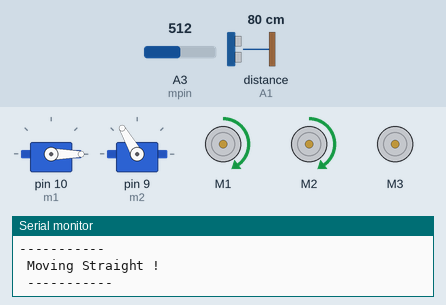
Simulated run of this sketch. Board: Arduino Uno, built with avr-gcc and run on an emulated ATmega328P. Parts: 2 × servo, 3 × DC motor (green arrow = forward, orange = backward, longer = faster), the last lines printed to the serial monitor. Wiring (inferred from the names in the program): ultrasonic range finder: trigger A0; echo A1. The inputs (shaded band) are chosen by the test bench; at power-on: distance to the obstacle (sensor on A1) 80 cm, A3 (mpin) = 512. The echo pulse lasts 58.3 µs per cm.

Above: at 1.2 s.
1.3 s: distance to the obstacle (sensor on A1) set to 50 cm
4.0 s: distance to the obstacle (sensor on A1) set to 41 cm
At 5.9 s:
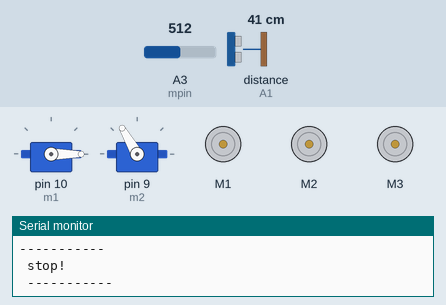
At 9.8 s:
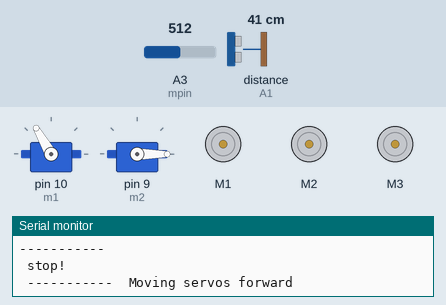
10.1 s: A3 (mpin) set to 962
14.2 s: A3 (mpin) set to 979
At 25.9 s:
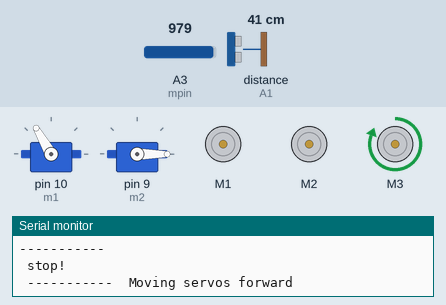
Timing chart, 0 to 27.6 s (numbered marks = the images above; inputs shaded):
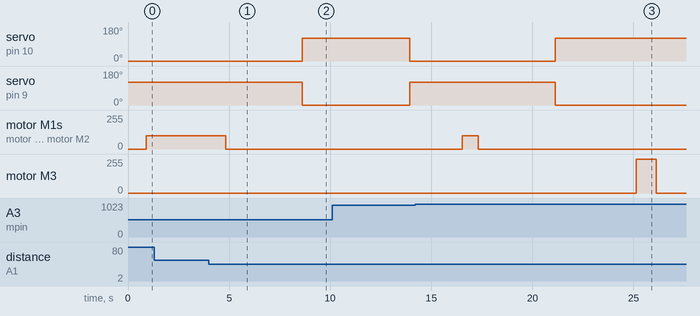

The sketch:

plantwateringsenddata.ino
```cpp
#include <AFMotor.h> // For adding the library of shield
#include <Servo.h>
#include <Wire.h>  // Include Wire library for I2C

int pos; // Variable that will define the position of servos
const int trigPin1 = A0; // Defines the trig pin of ultrasonic sensor 1st
const int echoPin1 = A1; // Defines the echo pin of ultrasonic sensor 1st
// const int trigPin1=A2; // Defines the trig pin of ultrasonic sensor 2nd
// const int echoPin1=A3; // Defines the echo pin of ultrasonic sensor 2nd
int mpin = A3; // Defines the pin of moisture sensor pin
int mout; // Variable to store the value given by moisture sensor
long duration, duration1; // Variable that stores the duration value given by ultrasonic sensor
int distance, distance1; // Variable that stores the distance value calculated by the formula

AF_DCMotor motor1(1, MOTOR12_1KHZ);
AF_DCMotor motor2(2, MOTOR12_1KHZ);
// Defines the frequency which will be given to motor 1
// AF_DCMotor motor2(2, MOTOR12_1KHZ); // Defines the frequency which will be given to motor 2
AF_DCMotor motor3(3, MOTOR12_1KHZ);
Servo m1;  // Variable of servo motor 1
Servo m2; // Variable of servo motor 2

void Stop() {
  Serial.print("-----------  \n stop!\n -----------  ");
  motor1.run(RELEASE);
  motor2.run(RELEASE);
}

void Forward() {
  Serial.print("-----------  \n Moving Straight !\n -----------  ");
  delay(100);
  motor1.run(FORWARD);
  motor2.run(FORWARD);
}

void servoF() {
  Serial.println("Moving servos forward");
   delay(2300);
  // for (pos=0;pos<=120;pos+=1){
    //m1.write(pos); m2.write(120-pos);
   //}
  m1.write(120);
  // Move servo m1 to 120 degrees
  m2.write(0);
    // Move servo m2 to 0 degrees
  delay(1500);   // Delay to allow the servos to move
}

void servoB() {
  Serial.println("Moving servos back");
    delay(2300);
//for(pos=120;pos>=0;pos-=1) { { m1.write(pos); m2.write(120-pos); } delay(30);
  m1.write(0);
 // Move servo m1 to 0 degrees
 m2.write(120); // Move servo m2 to 120 degrees
  delay(1500);   // Delay to allow the servos to move
}


void setup() {
  Serial.begin(115200); // Starts serial communication with the Arduino and PC
  pinMode(trigPin1, OUTPUT);
  pinMode(echoPin1, INPUT);

  m1.attach(10); // Define the attached pin for servo motor 1
  m2.attach(9);  // Define the attached pin for servo motor 2

  m1.write(0);
  m2.write(120);
 motor1.setSpeed(100); // Set a very low speed for motor 1
  motor2.setSpeed(100); // To set the particular speed of motor 2

  Wire.begin(8);                // Join I2C bus with address 8
  Wire.onReceive(receiveEvent); // Register receive event
  Wire.onRequest(requestEvent); // Register request event
}

void loop() {
  digitalWrite(trigPin1, LOW);
  delayMicroseconds(2);
  digitalWrite(trigPin1, HIGH);
  delayMicroseconds(10);
  digitalWrite(trigPin1, LOW);
  duration1 = pulseIn(echoPin1, HIGH);
  distance1 = duration1 * 0.034 / 2;

  mout = analogRead(mpin);

  delay(300);

  Serial.print("\n\n SoilSensor : ");
  Serial.print(mout);
  Serial.print("%");
  Serial.print("\n Distance: ");
  Serial.println(distance1);
  delay(500);

  if (distance1 >= 46) {
    Forward();
    delay(100);
  }
  else if (distance1 < 45) {
    Stop();
    delay(1500);
    //digitalWrite(trigPin1, LOW);
    //delayMicroseconds(2);
    //digitalWrite(trigPin1, HIGH);
    //delayMicroseconds(10);
    //digitalWrite(trigPin1, LOW);
    //duration1 = pulseIn(echoPin1, HIGH);
    //distance1 = duration1 * 0.034 / 2;
    //if (distance1 >= 6) {
    servoF();
    delay(500);
    //}

    mout = analogRead(mpin);
if (mout >= 970) {
    delay(2000);


    motor3.setSpeed(255);  // Set the speed for the water pump motor
    motor3.run(FORWARD);   // Start the water pump

    delay(1000);
      Serial.print("Water pump activated\n");
    motor3.run(RELEASE);
     delay(3500);
    servoB();
    delay(1000); // Stop the water pump after the delay
    Forward();            // Continue moving forward

}
else if (mout <970){
   delay(1000);
    servoB();
     delay(1000);
    Forward();
}
  }
}

// Function that executes whenever data is received from master
void receiveEvent(int howMany) {
  while (0 < Wire.available()) {
    char c = Wire.read();      // Receive byte as a character
    Serial.print(c);           // Print the character
  }
  Serial.println();             // To newline
}

// Function that executes whenever data is requested from master
void requestEvent() {
  // Convert the soil sensor value to a 2-byte array
  byte highByte = (mout >> 8) & 0xFF;
  byte lowByte = mout & 0xFF;

  // Send the high and low bytes of the soil sensor value
  Wire.write(highByte);
  Wire.write(lowByte);
}
```

Measured:
- the behaviour switches between 46 and 45 cm on distance to the obstacle (sensor on A1) (found by bisection; images 0 and 1)
- the behaviour switches between 969 and 970 on A3 (mpin) (found by bisection; images 2 and 3)
- after the input at 4.0 s, servo on pin 10 (m1): 0° → 120° after 4.6 s; servo on pin 9 (m2): 120° → 0° after 4.6 s; motor M1, motor M2: forward 100/255 → stopped after 0.83 s
- after the input at 14.2 s, servo on pin 10 (m1): goes on until 21.1 s, then stays 120°; servo on pin 9 (m2): goes on until 21.1 s, then stays 0°; motor M3: stopped → forward 255/255 after 10.9 s, → stopped 1.0 s later
